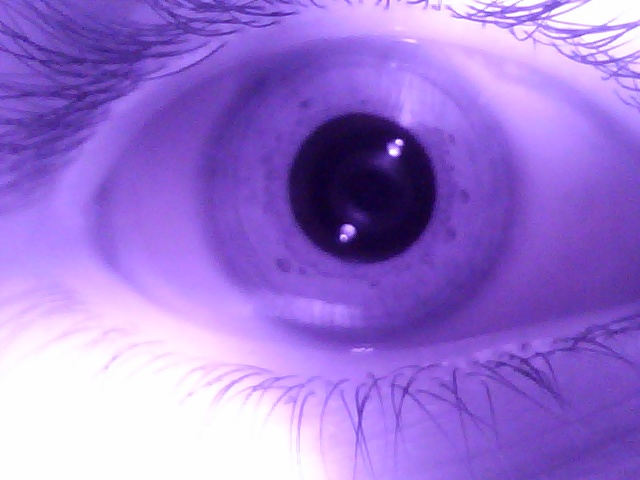
//> input picture working/Day1/Original_data/1.jpg, 640 x 480 px
$ ./Eye_IP_2 ../Day1/Original_data/1.jpg   (built with g++ and OpenCV 4)
//> lines starting //> are read from the running program, lines starting //| are printed output that depends on the picture
/*
* Project Name: Adjusting various filtering methods using trackbars
* Authors : Mudit Jain & Dhaivat Bhatt
* Date: 20th December
*/

// Including the Libraries
#include <stdio.h>
#include <opencv2/opencv.hpp>
#include <stdlib.h>

//Defining namespaces and variables

using namespace cv;
using namespace std;
Mat image,smoothened_image,thresholded_image;
int blur_filter_value = 5;
int selection_value=0;
int gaussian_filter_value=5;
int i=1;
int thresh_value=0;
int thresh_type=0;
int a=5;
vector<vector<Point> > contours;
vector<Vec4i> hierarchy;

void Contours(int,void*);
//Defining the callback functions
//Median Filtering
void medianFiltering(int,void*)
{
  medianBlur(image,smoothened_image,2*(blur_filter_value)+3);
  imshow("output_image",smoothened_image);
}

//Gaussian Filtering
void gaussian_filter(int,void*)
{
  GaussianBlur( image,smoothened_image ,Size(2*i+1,2*i+1), 0, 0 );
  imshow("output_image",smoothened_image);
}


//Thresholding
void Threshold(int,void*)
{
  threshold( smoothened_image, thresholded_image, thresh_value,255,thresh_type );

  imshow( "thresholded_image", thresholded_image );
}

//Selection of the method for blurring
void Selection(int,void*)
{
  if (selection_value == 0)
  {
    medianFiltering(0,0);
  }
  else
  {
    gaussian_filter(0,0);
  }

}


int main(int argc,char** argv)
{
  image= imread(argv[1]);
//> image is the input picture: 480 rows x 640 cols, CV_8UC3; mean B, G, R 212.3, 117.8, 156
  namedWindow("thresholded_image",CV_WINDOW_AUTOSIZE);
  namedWindow("output_image",CV_WINDOW_AUTOSIZE);
  namedWindow("contours",CV_WINDOW_AUTOSIZE);
  createTrackbar("Selection","output_image",&selection_value,2,Selection);
//> slider 'Selection' is set to 1
  createTrackbar("Median_filtering","output_image",&blur_filter_value,10,medianFiltering);
  createTrackbar("Gaussian_filtering","output_image",&i,10,gaussian_filter);
  createTrackbar( "Threshold_type","thresholded_image", &thresh_type,4, Threshold );
//> slider 'Threshold_type' is set to 1
  createTrackbar( "Threshold_value","thresholded_image", &thresh_value,255, Threshold );
//> slider 'Threshold_value' is set to 85
Contours(0,0);
  createTrackbar( "contours_no." ,"contours", &a,contours.size(), Contours );

  //medianFiltering(0,0);
  while (true)
  {
    int c;
    c=waitKey(20);
//> in medianFiltering, `medianBlur(image,smoothened_image,2*(blur_filter_value)+3);`:
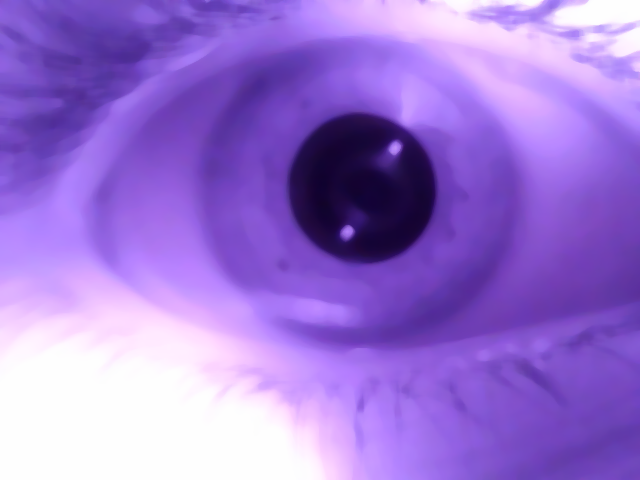
//> smoothened_image: 480 rows x 640 cols, CV_8UC3; mean B, G, R 212.8, 118.3, 156.5
//> in Threshold, `threshold( smoothened_image, thresholded_image, thresh_value,255,thres..`:
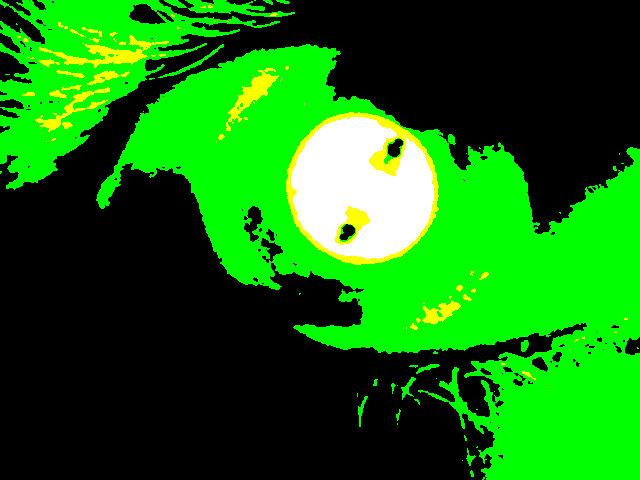
//> thresholded_image: 480 rows x 640 cols, CV_8UC3; mean B, G, R 11.7, 111.7, 18.4
    if((char)c==27)
    {break;}
  }
}

void Contours(int,void*)
{
  Mat drawing = Mat::zeros( image.size(), CV_8UC3 );
//> (the run ends here: the program stops with an error, at `findContours(smoothened_image, contours, hierarchy, CV_RETR_TREE, CV_C..`)

$ run again, on working/Day1/Original_data/2.jpg
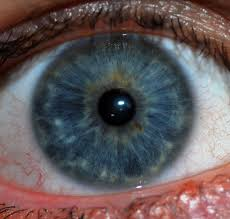
//> input picture working/Day1/Original_data/2.jpg, 230 x 219 px
//> image is the input picture: 219 rows x 230 cols, CV_8UC3; mean B, G, R 90.1, 88.5, 98.8
//> in medianFiltering, `medianBlur(image,smoothened_image,2*(blur_filter_value)+3);`:
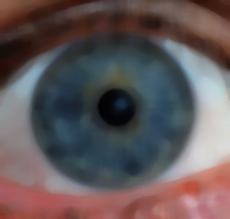
//> smoothened_image: 219 rows x 230 cols, CV_8UC3; mean B, G, R 89.1, 87.5, 98.3
//> in Threshold, `threshold( smoothened_image, thresholded_image, thresh_value,255,thres..`:
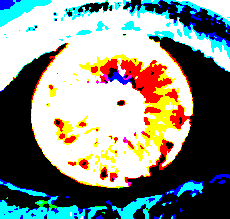
//> thresholded_image: 219 rows x 230 cols, CV_8UC3; mean B, G, R 133.1, 140.5, 133.3

$ run again, on working/Day1/Original_data/4.jpg
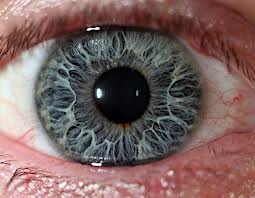
//> input picture working/Day1/Original_data/4.jpg, 255 x 198 px
//> image is the input picture: 198 rows x 255 cols, CV_8UC3; mean B, G, R 95.8, 97.9, 122.2
//> in medianFiltering, `medianBlur(image,smoothened_image,2*(blur_filter_value)+3);`:
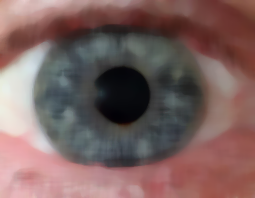
//> smoothened_image: 198 rows x 255 cols, CV_8UC3; mean B, G, R 95.6, 97.7, 122.6
//> in Threshold, `threshold( smoothened_image, thresholded_image, thresh_value,255,thres..`:
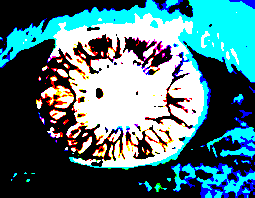
//> thresholded_image: 198 rows x 255 cols, CV_8UC3; mean B, G, R 124.7, 117.2, 77.6
